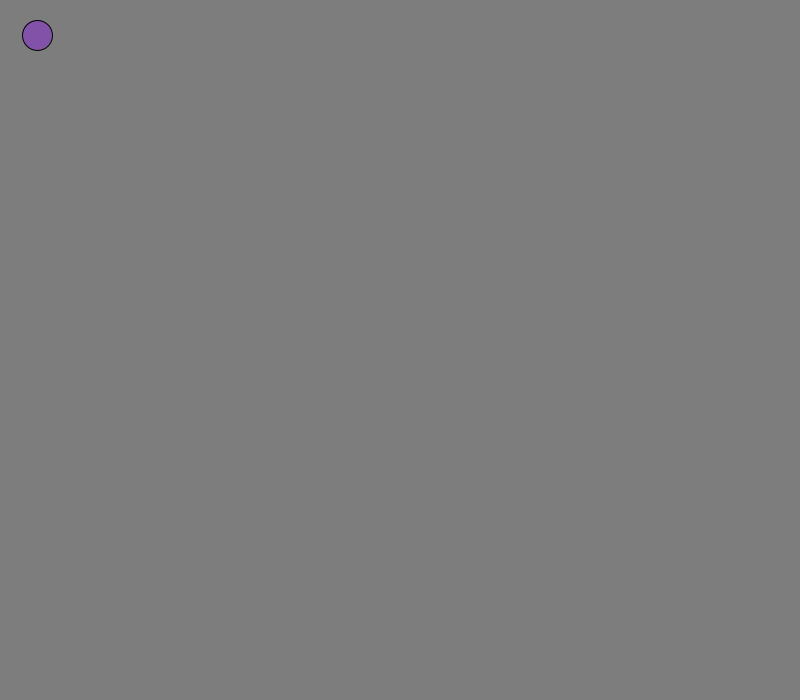
Frame 1 (no input)
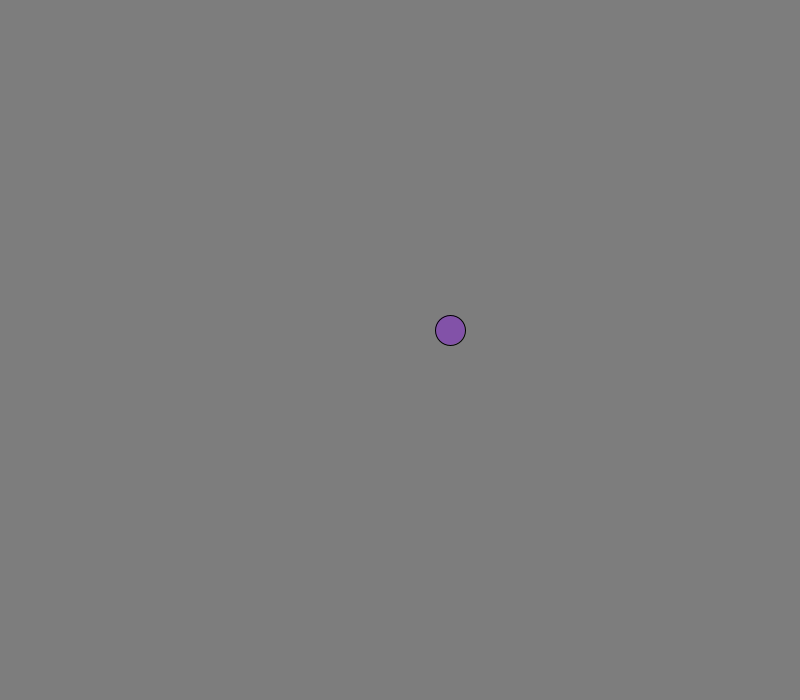
Frame 60 (the mouse pressed at the canvas centre just before this capture)
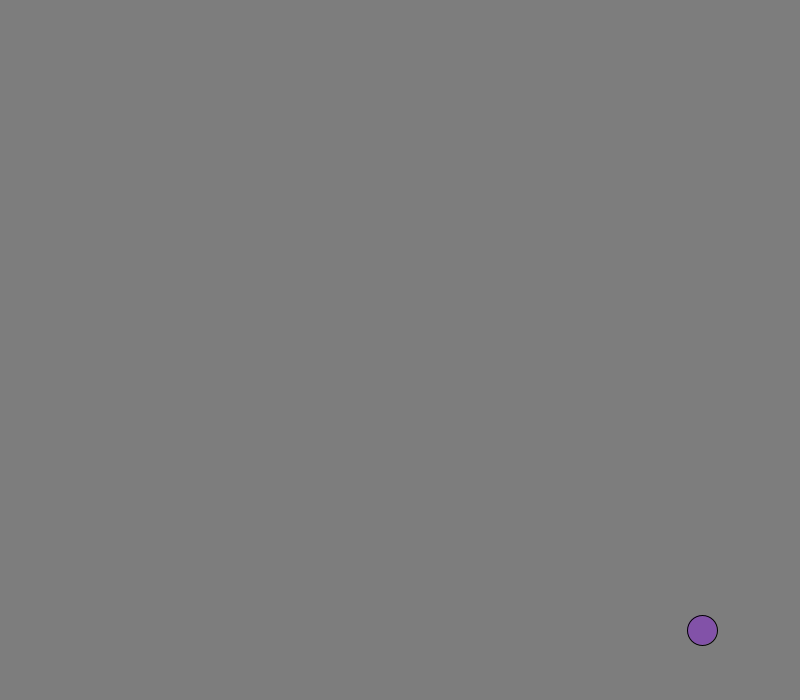
Frame 120 (the mouse held since frame 60 and released just before this capture)

The Processing sketch that drew these frames (run headless with seeded random() and noise(); from frame 60 on, the mouse is pressed at the canvas centre):

// Processing sketch: question_2
// ── question_2.pde
/*
Draw a circle in the output window. Your circle should be moving in some direction
(other than horizontal or vertical) with a constant speed. When your circle hits a wall,
it should bounce off of it in a realistic way and keep moving. For example, the two
screenshots below show the bouncing ball after a few bounces and after many bounces
(you don't have to leave a trail if you don't want to).
*/

/////////////////////
// Global Variables
/////////////////////

final int ballSize = 30;
int ballXSpeed = 7;
int ballYSpeed = 5;
int ballX;
int ballY;

final color ballColour = color(random(50,175), random(50,175), random(50,175));

/////////////////////
// Setup
/////////////////////

void setup() {
    size(800, 700);

    ballX = ballSize;
    ballY = ballSize;
}

/////////////////////
// Drawing stuff
/////////////////////

void draw() {
    caculateSpeed();
    drawBall();
}

void drawBall() {
    stroke(0);
    fill(ballColour);
    background(125);
    circle(ballX, ballY, ballSize);
}

/////////////////////
// Logic
/////////////////////

void caculateSpeed() {
    // x speed
    if (ballX <= width - ballSize/2 &&
        ballX - ballSize/2 >= ballSize/2) {
        ballX = ballX + ballXSpeed;
    } else if (ballX - ballSize/2 < ballSize/2) {
        ballXSpeed = ballXSpeed*-1;
        ballX = ballX + ballXSpeed;
    } else {
        ballXSpeed = ballXSpeed*-1;
        ballX = ballX + ballXSpeed;
    }

    // y speed
    if (ballY <= height - ballSize/2 &&
        ballY - ballSize/2 != 0) {
            ballY = ballY + ballYSpeed;
        } else if (ballY == ballSize/2) {
            ballYSpeed = ballYSpeed*-1;
            ballY = ballY + ballYSpeed;
        } else {
            ballYSpeed = ballYSpeed*-1;
            ballY = ballY + ballYSpeed;
        }
}
